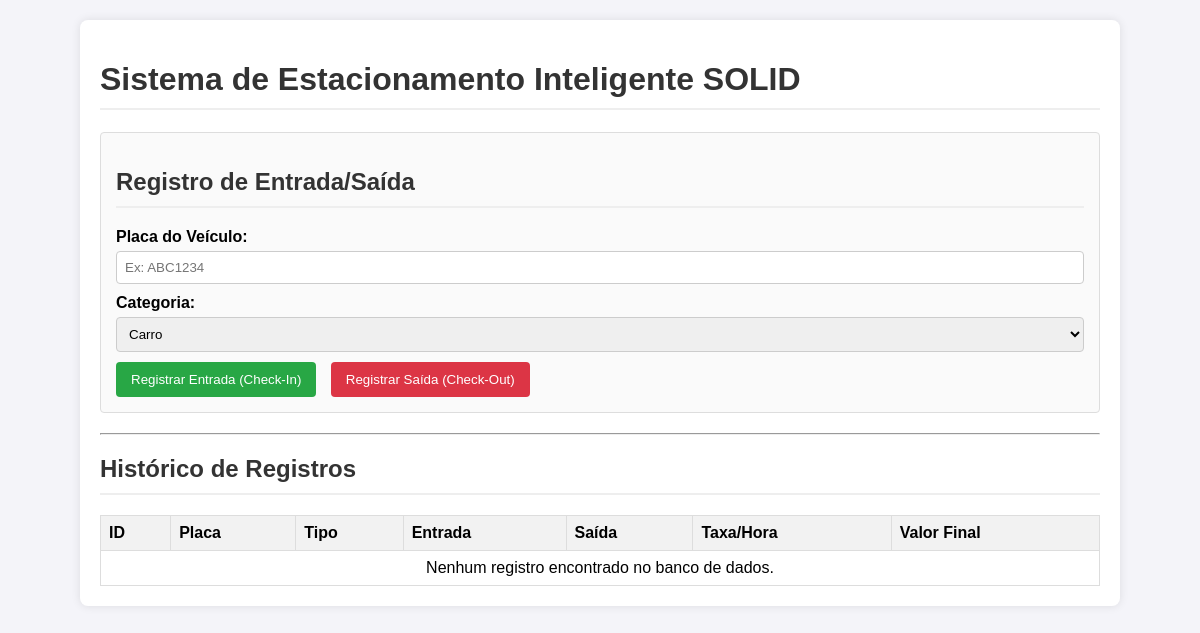
/, run on an earlier commit of the app's database.
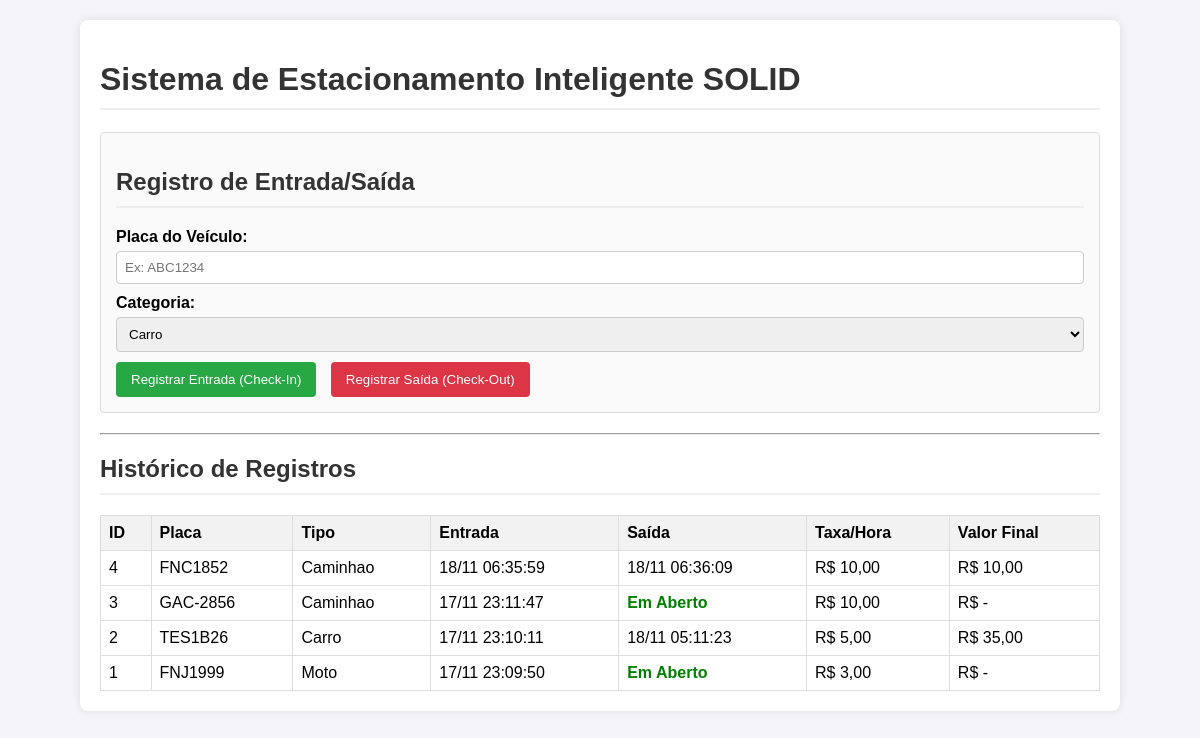
And on a later commit of the database.
### tables this page shows
CREATE TABLE vehicles (
  id INTEGER PRIMARY KEY AUTOINCREMENT,
  plate TEXT NOT NULL,
  vehicle_type TEXT NOT NULL,
  time_in DATETIME NOT NULL,
  time_out DATETIME NULL,
  hourly_rate REAL NOT NULL,
  total_fare REAL NULL
);

### src/Infra/Repository/SQLiteParkingRecordRepository.php (called while the page is built, shortened)
<?php
class SQLiteParkingRecordRepository implements ParkingRecordRepository
{
    private PDO $pdo;
    public function __construct()
    {
        $this->pdo = SQLiteConnection::connect();
    }
    public function findAll(): array
    {
        $sql = "SELECT * FROM vehicles ORDER BY time_in DESC";
        $stmt = $this->pdo->query($sql);
        $results = $stmt->fetchAll(\PDO::FETCH_ASSOC);
        $records = [];
        foreach ($results as $data) {
            $records[] = $this->mapToEntity($data);
        }
        return $records;
    }
    private function mapToEntity(array $data): ParkingRecord
    {
        $timeOut = $data['time_out'] ? new DateTimeImmutable($data['time_out']) : null;
        return new ParkingRecord(
            (int)$data['id'],
            $data['plate'],
            $data['vehicle_type'],
            new DateTimeImmutable($data['time_in']),
            (float)$data['hourly_rate'],
            $timeOut,
            $data['total_fare'] !== null ? (float)$data['total_fare'] : null
        );
    }
}

### src/Infra/Database/SQLiteConnection.php (called while the page is built, shortened)
<?php
class SQLiteConnection
{
    public static function connect(): PDO
    {
        try {
            $pdo = new PDO('sqlite:' . self::DB_FILE);
            $pdo->setAttribute(PDO::ATTR_ERRMODE, PDO::ERRMODE_EXCEPTION);
            $pdo->setAttribute(PDO::ATTR_DEFAULT_FETCH_MODE, PDO::FETCH_ASSOC);
            return $pdo;
        } catch (\PDOException $e) {
            throw new \RuntimeException("Erro ao conectar ao banco de dados SQLite: " . $e->getMessage());
        }
    }
}

### src/Domain/Entity/ParkingRecord.php (called while the page is built, shortened)
<?php
class ParkingRecord
{
    private ?int $id;
    private string $plate;
    private string $vehicleType;
    private DateTimeImmutable $timeIn;
    private ?DateTimeImmutable $timeOut;
    private float $hourlyRate;
    private ?float $totalFare;
    public function __construct(
        ?int $id,
        string $plate,
        string $vehicleType,
        DateTimeImmutable $timeIn,
        float $hourlyRate,
        ?DateTimeImmutable $timeOut = null,
        ?float $totalFare = null
    ) {
        $this->id = $id;
        $this->plate = $plate;
        $this->vehicleType = $vehicleType;
        $this->timeIn = $timeIn;
        $this->timeOut = $timeOut;
        $this->hourlyRate = $hourlyRate;
        $this->totalFare = $totalFare;
    }
    public function getId(): ?int
    {
        return $this->id;
    }
    public function getPlate(): string
    {
        return $this->plate;
    }
    public function getVehicleType(): string
    {
        return $this->vehicleType;
    }
    public function getTimeIn(): DateTimeImmutable
    {
        return $this->timeIn;
    }
    public function getTimeOut(): ?DateTimeImmutable
    {
        return $this->timeOut;
    }
    public function getHourlyRate(): float
    {
        return $this->hourlyRate;
    }
    public function getTotalFare(): ?float
    {
        return $this->totalFare;
    }
}

### public/index.php (the view, shortened to what the changed rows need)
<?php
$repository = new SQLiteParkingRecordRepository();
try {
    $allRecords = $repository->findAll();
} catch (\Exception $e) {
    $error = "Erro ao buscar registros: " . $e->getMessage();
    $allRecords = [];
}
?>
<!DOCTYPE html>
<html lang="pt-br">
<head>
</head>
<body>
<div class="container">
    <h1>Sistema de Estacionamento Inteligente SOLID</h1>
    <form method="POST">
        <h2>Registro de Entrada/Saída</h2>
    </form>
    <h2>Histórico de Registros</h2>
    <table class="report-table">
        <thead>
            <tr>
                <th>ID</th>
                <th>Placa</th>
                <th>Tipo</th>
                <th>Entrada</th>
                <th>Saída</th>
                <th>Taxa/Hora</th>
                <th>Valor Final</th>
            </tr>
        </thead>
        <tbody>
            <?php if (!empty($allRecords)): ?>
                <?php foreach ($allRecords as $record):
                    $entryTime = $record->getTimeIn()->format('d/m H:i:s');
                    $exitTime = $record->getTimeOut() ? $record->getTimeOut()->format('d/m H:i:s') : '<span style="color: green; font-weight: bold;">Em Aberto</span>';
                    $finalFare = $record->getTotalFare() ? number_format($record->getTotalFare(), 2, ',', '.') : '-';
                ?>
                <tr>
                    <td><?php echo $record->getId(); ?></td>
                    <td><?php echo $record->getPlate(); ?></td>
                    <td><?php echo ucfirst($record->getVehicleType()); ?></td>
                    <td><?php echo $entryTime; ?></td>
                    <td><?php echo $exitTime; ?></td>
                    <td>R$ <?php echo number_format($record->getHourlyRate(), 2, ',', '.'); ?></td>
                    <td>R$ <?php echo $finalFare; ?></td>
                </tr>
                <?php endforeach; ?>
            <?php else: ?>
                <tr>
                    <td colspan="7" style="text-align: center;">Nenhum registro encontrado no banco de dados.</td>
                </tr>
            <?php endif; ?>
        </tbody>
    </table>
</body>
</html>

What changed in the data, as far as the page shows it:
added vehicles: id "4", plate "FNC1852", vehicle_type "Caminhao", entryTime "18/11 06:35:59", format "18/11 06:36:09", hourly_rate "10,00", total_fare "10,00"
added vehicles: id "3", plate "GAC-2856", vehicle_type "Caminhao", entryTime "17/11 23:11:47", shows "Em Aberto", hourly_rate "10,00", total_fare "-"
added vehicles: id "2", plate "TES1B26", vehicle_type "Carro", entryTime "17/11 23:10:11", format "18/11 05:11:23", hourly_rate "5,00", total_fare "35,00"
added vehicles: id "1", plate "FNJ1999", vehicle_type "Moto", entryTime "17/11 23:09:50", shows "Em Aberto", hourly_rate "3,00", total_fare "-"
Also different on the page:
text no longer shown: "Nenhum registro encontrado no banco de dados."
